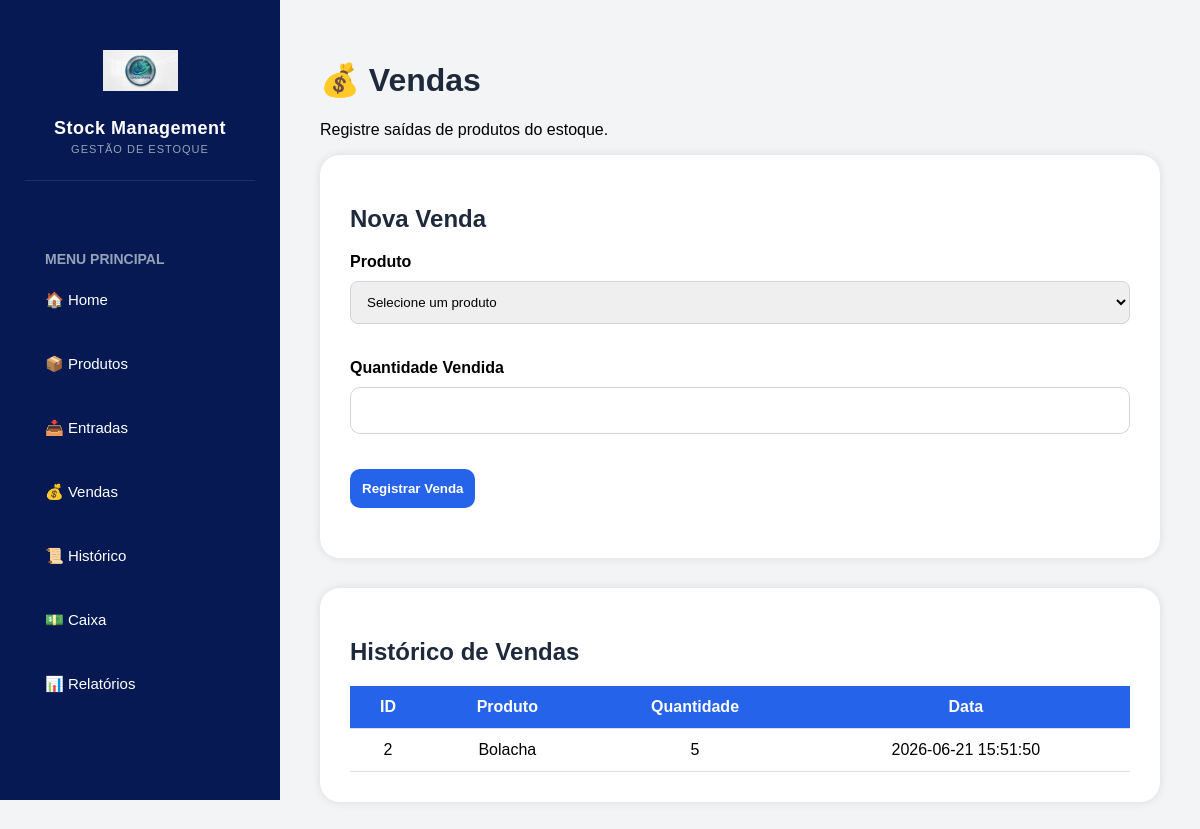
The app's page /sales, older data.
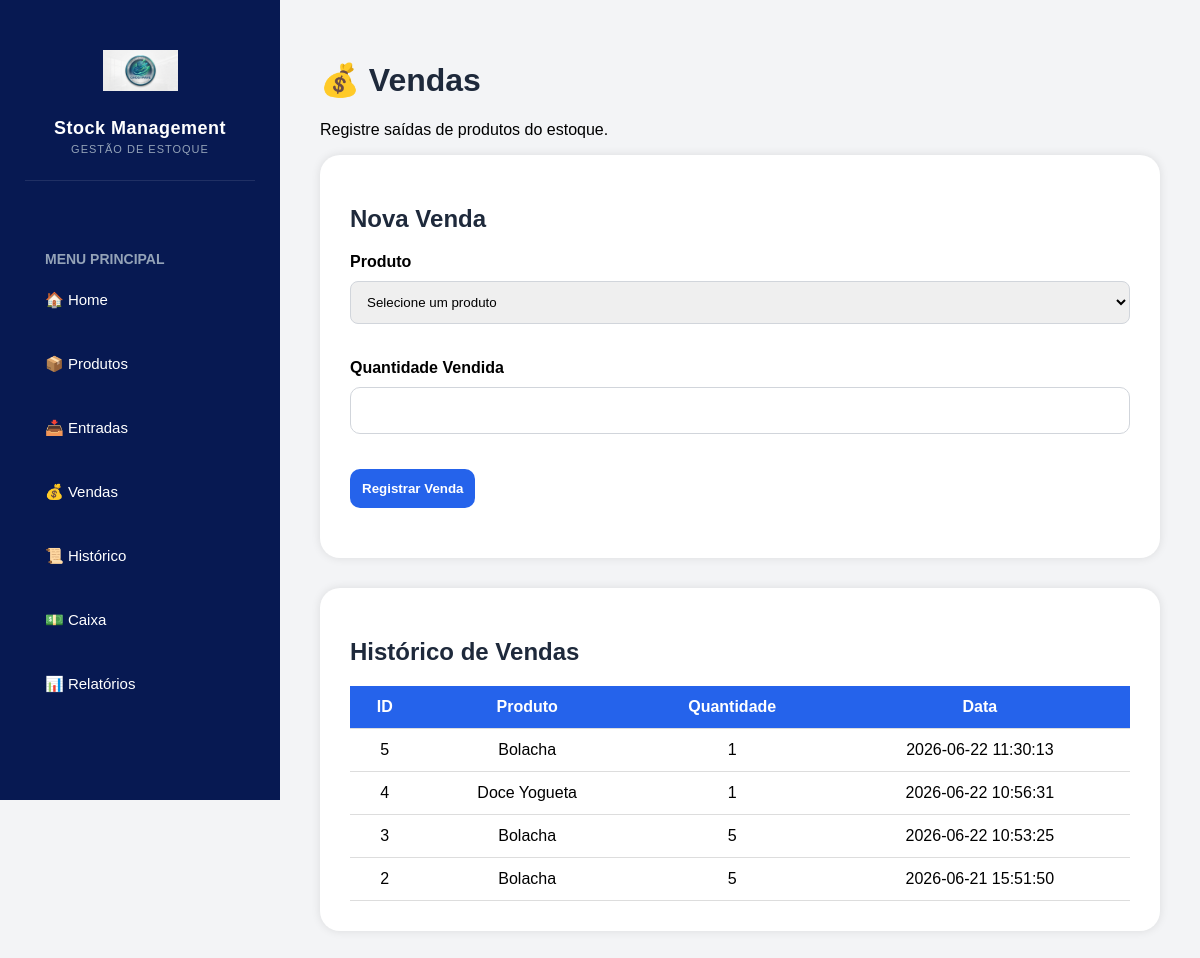
The same page, newer data.
### tables this page shows
CREATE TABLE stock_movements (

    id INTEGER PRIMARY KEY AUTOINCREMENT,
    
    product_id INTEGER NOT NULL,
    
    movement_type TEXT NOT NULL,
    
    quantity INTEGER NOT NULL,
    
    date TIMESTAMP DEFAULT CURRENT_TIMESTAMP
    
, total_value REAL DEFAULT 0);

CREATE TABLE products (
    id INTEGER PRIMARY KEY AUTOINCREMENT,
    name TEXT NOT NULL,
    quantity INTEGER NOT NULL,
    purchase_price REAL NOT NULL,
    selling_price REAL NOT NULL
, minimum_stock INTEGER DEFAULT 5);

### app.py (the view, shortened to what this page needs)
@app.route('/sales', methods=['GET', 'POST'])
def sales():
    connection = sqlite3.connect('database/database.db')
    cursor = connection.cursor()
    cursor.execute(
        '''
        SELECT id, name, quantity
        FROM products
        ORDER BY name
        '''
    )
    products = cursor.fetchall()
    cursor.execute(
        '''
        SELECT
            stock_movements.id,
            products.name,
            stock_movements.quantity,
            stock_movements.date
        FROM stock_movements
        INNER JOIN products
        ON products.id = stock_movements.product_id
        WHERE stock_movements.movement_type='Saída'
        ORDER BY stock_movements.id DESC
        '''
    )
    movements = cursor.fetchall()
    connection.close()
    return render_template(
        'sales.html',
        products=products,
        movements=movements
    )

### templates/sales.html (shortened to what this page needs)
{% extends 'base.html' %}
{% block content %}
<h1>💰 Vendas</h1>
<p>
Registre saídas de produtos do estoque.
</p>
<div class="card">
    <h2>Nova Venda</h2>
    <form method="POST">
        <label>Produto</label>
        <select name="product_id" required>
            <option value="">
                Selecione um produto
            </option>
        </select>
        <label>Quantidade Vendida</label>
        <input
            type="number"
            name="quantity"
            min="1"
            required
        >
        <button class="btn-blue">
            Registrar Venda
        </button>
    </form>
</div>
<div class="card">
    <h2>Histórico de Vendas</h2>
    <table>
        <tr>
            <th>ID</th>
            <th>Produto</th>
            <th>Quantidade</th>
            <th>Data</th>
        </tr>
        {% for movement in movements %}
        <tr>
            <td>{{ movement[0] }}</td>
            <td>{{ movement[1] }}</td>
            <td>{{ movement[2] }}</td>
            <td>{{ movement[3] }}</td>
        </tr>
        {% endfor %}
    </table>
</div>
{% endblock %}

### templates/base.html (shortened to what this page needs)
<!DOCTYPE html>
<html>
<head>
    <link rel="stylesheet"
          href="{{ url_for('static', filename='style.css') }}">
</head>
<body>
<div class="sidebar" style="display: flex; flex-direction: column;">
    <div class="logo" style="display: flex; flex-direction: column; align-items: center; text-align: center; padding: 25px 15px; border-bottom: 1px solid rgba(255,255,255,0.1); margin-bottom: 20px;">
        <img src="{{ url_for('static', filename='logo.png') }}"
             alt="Logo"
             style="width: 75px; height: auto; display: block; margin-bottom: 12px; object-fit: contain;">
        <div>
            <h2 style="margin: 0; font-size: 18px; color: #ffffff; font-family: sans-serif; font-weight: bold; letter-spacing: 0.5px;">Stock Management</h2>
            <p style="margin: 4px 0 0 0; font-size: 11px; color: #94a3b8; font-family: sans-serif; text-transform: uppercase; letter-spacing: 1px;">Gestão de Estoque</p>
        </div>
    </div>
    <div class="menu-title" style="padding-left: 20px; margin-bottom: 10px;">
        MENU PRINCIPAL
    </div>
    <div class="menu" style="display: flex; flex-direction: column; gap: 8px; flex-grow: 1;">
        <a href="/" style="padding: 14px 20px; font-size: 15px;">🏠 Home</a>
        <a href="/products" style="padding: 14px 20px; font-size: 15px;">📦 Produtos</a>
        <a href="/entries" style="padding: 14px 20px; font-size: 15px;">📥 Entradas</a>
        <a href="/sales" style="padding: 14px 20px; font-size: 15px;">💰 Vendas</a>
        <a href="/movements" style="padding: 14px 20px; font-size: 15px;">📜 Histórico</a>
        <a href="/cashflow" style="padding: 14px 20px; font-size: 15px;">💵 Caixa</a>
        <a href="/reports" style="padding: 14px 20px; font-size: 15px;">📊 Relatórios</a>
    </div>
</div>
<div class="content">
    {% block content %}
    {% endblock %}
</div>
</body>
</html>

### static/style.css (style rules this page uses)
body { margin:0; background:#f3f4f6; font-family:Arial, sans-serif; }
.sidebar { position:fixed; left:0; top:0; width:280px; height:100vh; background:#071952; padding:25px; box-sizing:border-box; color:white; }
.logo { display:flex; align-items:center; gap:15px; }
.logo h2 { margin:0; color:white; }
.logo p { margin-top:5px; color:#cbd5e1; }
.menu-title { margin-top:50px; margin-bottom:20px; color:#94a3b8; font-size:14px; font-weight:bold; }
.menu a { display:block; text-decoration:none; color:white; font-size:18px; padding:18px; border-radius:15px; margin-bottom:10px; transition:0.3s; }
.content { margin-left:280px; padding:40px; }
h1,h2 { color:#1e293b; }
.card { background:white; padding:30px; border-radius:20px; margin-bottom:30px; box-shadow:0px 0px 10px rgba(0,0,0,0.1); }
label { display:block; margin-top:20px; margin-bottom:10px; font-weight:bold; }
input { width:100%; padding:15px; border:1px solid #d1d5db; border-radius:10px; box-sizing:border-box; }
.btn-blue { background:#2563eb; color:white; border:none; padding:15px; border-radius:10px; margin-top:20px; cursor:pointer; }
table { width:100%; border-collapse:collapse; }
th { background:#f3f4f6; padding:15px; }
td { padding:15px; border-bottom:1px solid #e5e7eb; }
form { margin-bottom:20px; }
input { margin-bottom:15px; }
select { width:100%; padding:12px; border:1px solid #d1d5db; border-radius:8px; margin-bottom:15px; }
table { width:100%; border-collapse:collapse; background:white; border-radius:10px; }
th { background:#2563eb; color:white; }
th, td { padding:12px; text-align:center; border-bottom:1px solid #ddd; }
.btn-blue { background:#2563eb; color:white; padding:12px; border:none; border-radius:10px; text-decoration:none; cursor:pointer; font-weight:bold; }

Row changes from the older to the newer data that the page shows:
added stock_movements: id "5", name "Bolacha", quantity "1", date "2026-06-22 11:30:13"
added stock_movements: id "4", name "Doce Yogueta", quantity "1", date "2026-06-22 10:56:31"
added stock_movements: id "3", name "Bolacha", quantity "5", date "2026-06-22 10:53:25"
